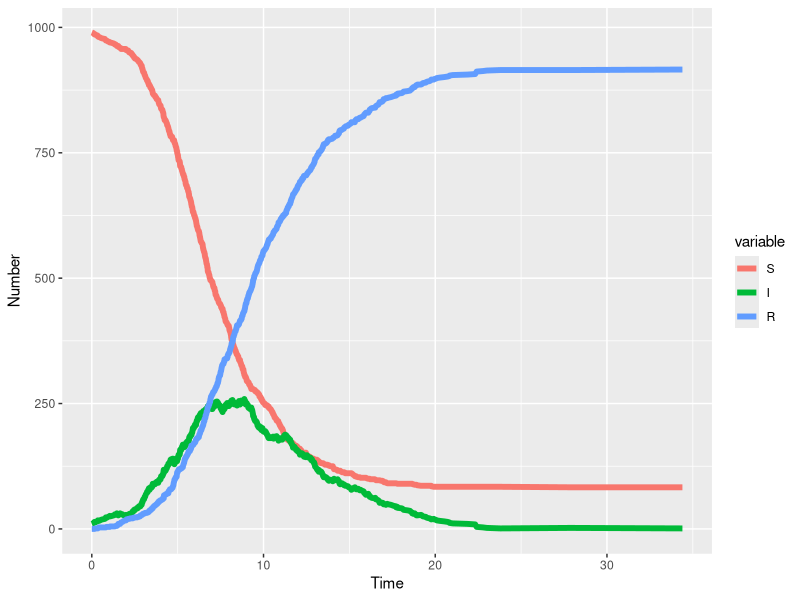

This figure's R source:
## ---- chunk 1
rm(list = ls())
library(knitr)
oldSource <- knit_hooks$get("source")
knit_hooks$set(source = function(x, options) {
  x <- oldSource(x, options)
  x <- ifelse(!is.null(options$ref), paste0("\\label{", options$ref, "}", x), x)
  ifelse(!is.null(options$codecap), paste0("\\captionof{chunk}{", options$codecap,"}", x), x)
})

knitr::opts_chunk$set(cache = FALSE, fig.width = 7, fig.height = 4, 
                      out.extra = '', out.width = "0.6\\textwidth",
                      fig.align='center', fig.pos = "h")

# You might need to install the package rticles for the formatting to work.
# To build run
# rmarkdown::render('unit_testing.Rmd')
## ---- chunk 2
library(ggplot2)
library(testthat)
library(reshape2)
## ---- chunk 3

# set the seed so that our simulations are
#   reproducible.
set.seed(20200908)

# Define parameters
beta <- 0.001 # Tranmsission parameter
gamma <- 0.4 # Recovery parameter
N <- 1000 # Population size
S0 <- 990 # Starting number of susceptibles.
I0 <- 10 # Starting number of infected.
R0 <- N - S0 - I0 # Starting number of Recovered.
tf <- 2000  # Run until time reaches this value.

# Initialise the simulation.
time <- 0
S <- S0
I <- I0
R <- R0
ta <- numeric(0)
Sa <- numeric(0)
Ia <- numeric(0)
Ra <- numeric(0)

# Run the simulation until time reaches
#   tf.
while (time < tf) {
  
    ta <- c(ta, time)
    Sa <- c(Sa, S)
    Ia <- c(Ia, I)
    Ra <- c(Ra, R)
    
    # Infection rate.
    pf1 <- beta * S * I
    # Transmission rate
    pf2 <- gamma * I
    # Total rate of all events
    pf <- pf1 + pf2
    # Draw waiting time for this event.
    dt <- rexp(1, rate = pf)
    # Increment the current time.
    time <- time + dt
    
    # If we have reach time tf, finish the simulation
    if (time > tf) {
        break
    }
    
    # Select whether the event is a transmission
    #   or recovery event.
    if (runif(1) < (pf1 / pf)) {
        # Transmission event.
        S <- S - 1
        I <- I + 1
    } else {
        # Recovery event
        I <- I - 1
        R <- R + 1
    }
    
    # If the epidemic is extinct, end the simulation
    if (I == 0) {
        break
    }
}

results <- data.frame(time = ta, S = Sa, I = Ia, R = Ra)
## ---- chunk 4
sir_out_long <- melt(results, "time")
ggplot(sir_out_long, 
       aes(x = time, y = value, colour = variable, group = variable))+
  geom_line(lwd = 2) +
  xlab("Time") + ylab("Number")

## ---- chunk 5

initialiseSim <- function(S0, I0, R0){
  sim <- list()
  sim$time <- 0
  sim$S <- S0
  sim$I <- I0
  sim$R <- R0
  sim$ta <- numeric(0)
  sim$Sa <- numeric(0)
  sim$Ia <- numeric(0)
  sim$Ra <- numeric(0)
  return(sim)
}

addNew <- function(sim){
  sim$ta <- c(sim$ta, sim$time)
  sim$Sa <- c(sim$Sa, sim$S)
  sim$Ia <- c(sim$Ia, sim$I)
  sim$Ra <- c(sim$Ra, sim$R)
  return(sim)
}

infection <- function(sim){
  sim$S <- sim$S - 1
  sim$I <- sim$I + 1
  return(sim)
}

recovery <- function(sim){
  sim$I <- sim$I - 1
  sim$R <- sim$R + 1
  return(sim)
}

nextEvent <- function(sim, pf1, pf){
  # Select whether the event is a transmission
  #   or recovery event.
  if (runif(1) < (pf1 / pf)) {
    # Transmission event.
    sim <- infection(sim)
  } else {
    # Recovery event
    sim <- recovery(sim)
  }
  return(sim)
}

calcRates <- function(sim, beta, gamma){
  rates <- list()
  # Infection rate.
  rates$pf1 <- beta * sim$S * sim$I
  # Transmission rate
  rates$pf2 <- gamma * sim$I
  # Total rate of all events
  rates$pf <- rates$pf1 + rates$pf2
  # Draw waiting time for this event.
  rates$dt <- rexp(1, rate = rates$pf)
  return(rates)
}



runSim <- function(sim, beta, gamma, tf){
  # Run the simulation until time reaches
  #   tf.
  while (sim$time < tf) {
      
      sim <- addNew(sim)
      
      rates <- calcRates(sim, beta, gamma)

      # Increment the current time.
      sim$time <- sim$time + rates$dt
      
      # If we have reach time tf, finish the simulation
      if (sim$time > tf) {
          break
      }
      
      sim <- nextEvent(sim, rates$pf1, rates$pf)      
      # If the epidemic is extinct, end the simulation
      if (sim$I == 0) {
          break
      }
  }
  results <- data.frame(time = sim$ta, S = sim$Sa, I = sim$Ia, R = sim$Ra)
  return(results)
}
  
sim <- initialiseSim(S0, I0, R0)

simulation <- runSim(sim, beta, gamma, tf)


## ---- chunk 6

## ---- chunk 7

## ---- chunk 8

## ---- chunk 9

## ---- chunk 10

## ---- chunk 11

## ---- chunk 12

## ---- chunk 13
set.seed(10261985)
## ---- chunk 14
set.seed(11121955)

## ---- chunk 15

## ---- chunk 16

## ---- chunk 17
